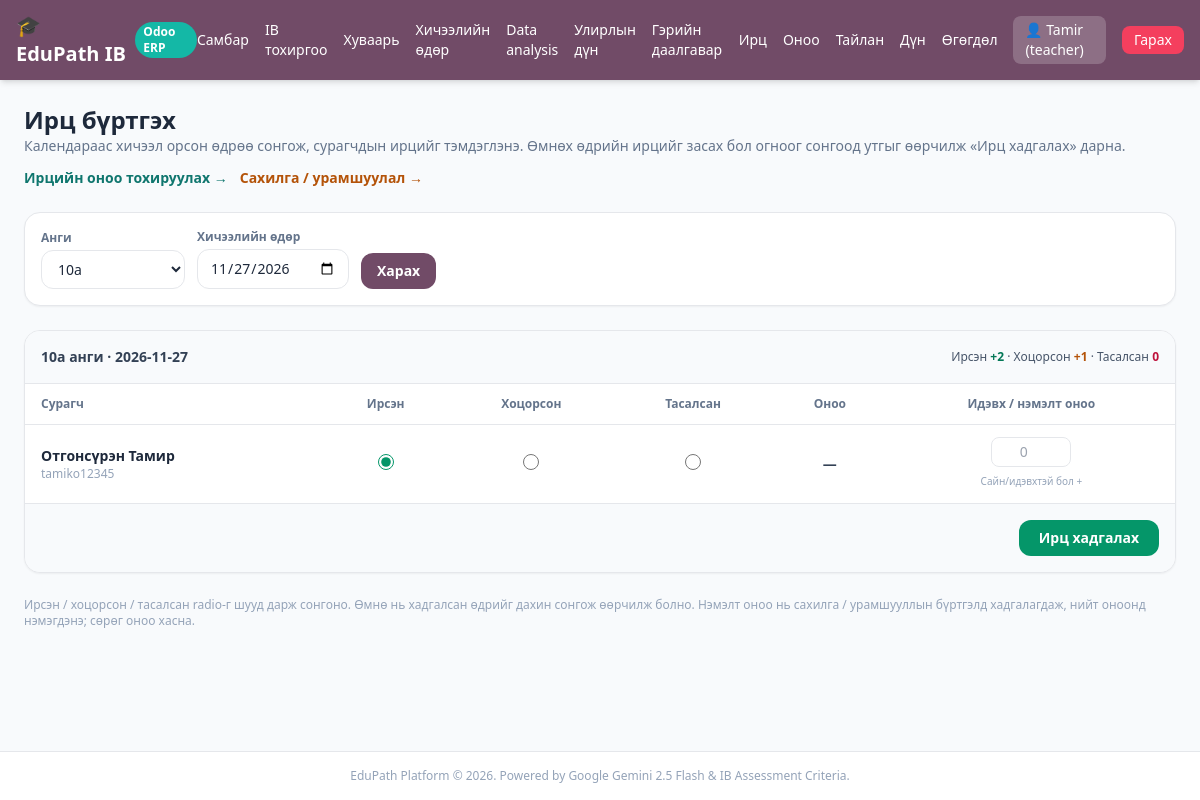
Page /teacher/attendance (signed in) on the earlier database version.
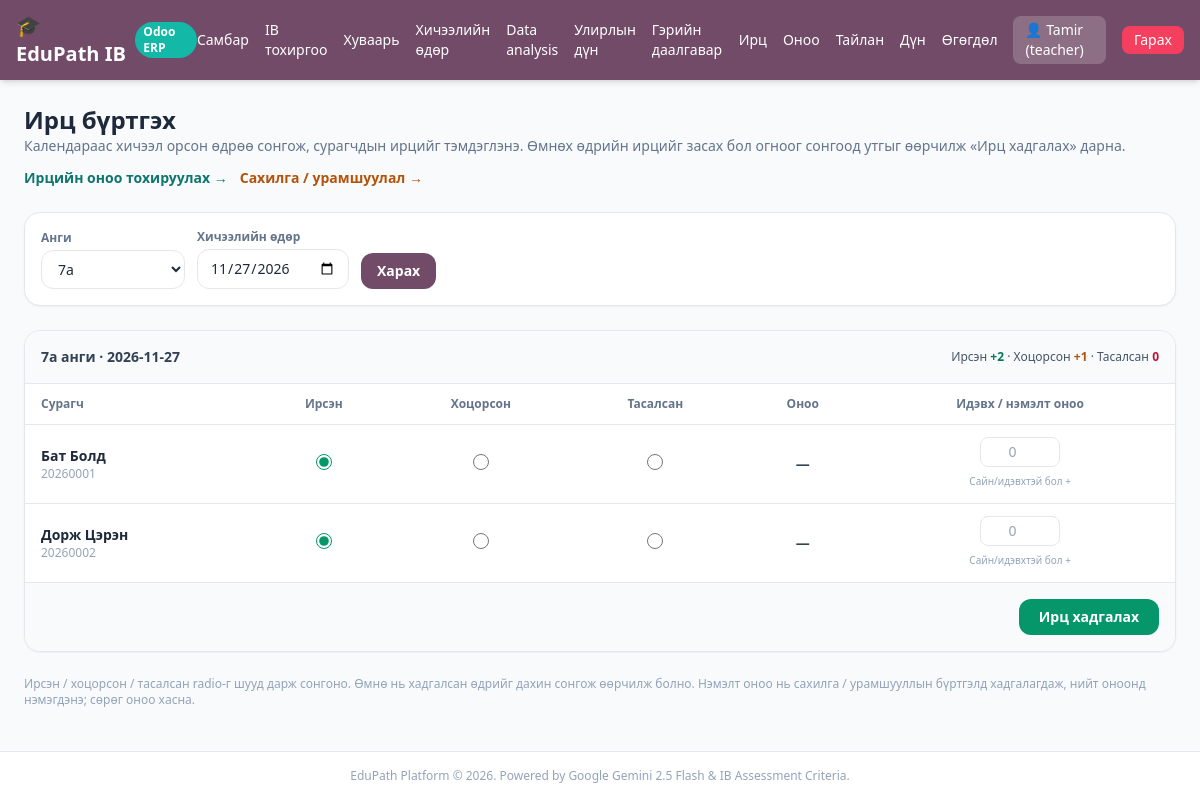
Same page on the later database version.
### tables this page shows
CREATE TABLE users (
        id INTEGER PRIMARY KEY AUTOINCREMENT,
        username TEXT UNIQUE,
        password TEXT,
        role TEXT,
        gemini_api_key TEXT
    , deepseek_api_key TEXT, grade TEXT, name TEXT, surname TEXT, student_code TEXT, email TEXT, gender TEXT, phone TEXT, instagram TEXT, photo_path TEXT);

### app.py (the view)
@app.get("/teacher/attendance", response_class=HTMLResponse)
def teacher_attendance_page(
    request: Request,
    user: dict = Depends(get_current_user),
    db: sqlite3.Connection = Depends(get_db),
):
    if not user or user["role"] != "teacher":
        return RedirectResponse("/login")
    grades = _grades_with_students(db)
    grade = _resolve_grade(db, request.query_params.get("grade"))
    selected_date = _normalize_date(request.query_params.get("date")) or _today_str()
    students = _teacher_students(db, grade) if grade else []
    config = _get_attendance_config(db, grade) if grade else dict(DEFAULT_ATTENDANCE_CONFIG)
    records = {}
    bonuses = {}
    if grade:
        c = db.cursor()
        c.execute(
            "SELECT * FROM attendance_records WHERE grade = ? AND date = ?",
            (grade, selected_date),
        )
        records = {row["student_id"]: dict(row) for row in c.fetchall()}
        c.execute(
            "SELECT * FROM discipline_records WHERE grade = ? AND date = ? AND source = 'attendance'",
            (grade, selected_date),
        )
        bonuses = {row["student_id"]: row["score_delta"] for row in c.fetchall()}
    return templates.TemplateResponse(
        request=request,
        name="teacher_attendance.html",
        context={
            "user": user,
            "grades": grades,
            "grade": grade,
            "selected_date": selected_date,
            "students": students,
            "config": config,
            "records": records,
            "bonuses": bonuses,
        },
    )

### templates/teacher_attendance.html (shortened to what the changed rows need)
{% extends "base.html" %}
{% block content %}
<div class="space-y-6">
  <div class="flex flex-wrap justify-between items-center gap-3">
    <div>
      <h1 class="text-2xl font-black text-slate-800">Ирц бүртгэх</h1>
    </div>
  </div>
  <form method="GET" action="/teacher/attendance" class="bg-white p-4 rounded-2xl border shadow-sm flex flex-wrap items-end gap-3">
    <div>
      <label class="block text-xs font-semibold text-slate-500 mb-1">Анги</label>
      <select name="grade" onchange="this.form.submit()" class="px-3 py-2 border rounded-xl text-sm bg-white min-w-36">
        {% for g in grades %}
          <option value="{{ g }}" {% if g == grade %}selected{% endif %}>{{ g }}</option>
        {% endfor %}
      </select>
    </div>
  </form>
  {% if not grade or not students %}
    <div class="bg-white p-6 rounded-2xl border shadow-sm text-sm text-slate-500">
      Ирц бүртгэх сурагч олдсонгүй. Эхлээд сурагчдын ангийг бүртгэнэ үү.
    </div>
  {% else %}
    <form method="POST" action="/teacher/attendance" id="att-form" class="bg-white rounded-2xl border shadow-sm overflow-hidden">
      <div class="p-4 border-b bg-slate-50 flex flex-wrap items-center justify-between gap-3">
        <div class="text-sm font-semibold text-slate-700">{{ grade }} анги · {{ selected_date }}</div>
        <div class="text-xs text-slate-600">
          Ирсэн <span class="font-bold text-emerald-700">+{{ config.present_score }}</span> ·
          Хоцорсон <span class="font-bold text-amber-700">+{{ config.late_score }}</span> ·
          Тасалсан <span class="font-bold text-rose-700">{{ config.absent_score }}</span>
        </div>
      </div>
      <div class="overflow-x-auto">
        <table class="w-full text-sm">
          <thead class="bg-white text-xs text-slate-500 border-b">
            <tr>
              <th class="text-left px-4 py-3">Сурагч</th>
              <th class="text-center px-4 py-3">Ирсэн</th>
              <th class="text-center px-4 py-3">Хоцорсон</th>
              <th class="text-center px-4 py-3">Тасалсан</th>
              <th class="text-center px-4 py-3">Оноо</th>
              <th class="text-center px-4 py-3">Идэвх / нэмэлт оноо</th>
            </tr>
          </thead>
          <tbody class="divide-y">
            {% for s in students %}
              {% set rec = records.get(s.id) %}
              {% set current_status = rec.status if rec else 'present' %}
              <tr class="hover:bg-slate-50">
                <td class="px-4 py-3">
                  <div class="font-semibold text-slate-800">{{ s.surname or '' }} {{ s.name or s.username }}</div>
                  <div class="text-xs text-slate-400">{{ s.username }}</div>
                </td>
                <td class="text-center px-4 py-3">
                  <input type="radio" name="status_{{ s.id }}" value="present" {% if current_status == 'present' %}checked{% endif %} class="w-4 h-4 accent-emerald-600">
                </td>
                <td class="text-center px-4 py-3">
                  <input type="radio" name="status_{{ s.id }}" value="late" {% if current_status == 'late' %}checked{% endif %} class="w-4 h-4 accent-amber-500">
                </td>
                <td class="text-center px-4 py-3">
                  <input type="radio" name="status_{{ s.id }}" value="absent" {% if current_status == 'absent' %}checked{% endif %} class="w-4 h-4 accent-rose-600">
                </td>
                <td class="text-center px-4 py-3 font-bold text-slate-700">{{ rec.score if rec else '—' }}</td>
                <td class="text-center px-4 py-3">
                  <input type="number" name="bonus_{{ s.id }}" value="{{ bonuses.get(s.id, '') }}" min="-100" max="100" step="1" placeholder="0" class="w-20 px-2 py-1 border rounded-lg text-sm text-center">
                  <div class="text-[10px] text-slate-400 mt-1">Сайн/идэвхтэй бол +</div>
                </td>
              </tr>
            {% endfor %}
          </tbody>
        </table>
      </div>
      <div class="p-4 border-t bg-slate-50 flex justify-end">
        <button type="submit" class="px-5 py-2 bg-emerald-600 text-white text-sm font-semibold rounded-xl hover:bg-emerald-700">Ирц хадгалах</button>
      </div>
    </form>
    <p class="text-xs text-slate-400">Ирсэн / хоцорсон / тасалсан radio-г шууд дарж сонгоно. Өмнө нь хадгалсан өдрийг дахин сонгож өөрчилж болно. Нэмэлт оноо нь сахилга / урамшууллын бүртгэлд хадгалагдаж, нийт оноонд нэмэгдэнэ; сөрөг оноо хасна.</p>
  {% endif %}
</div>
{% endblock %}

Differences in the rows shown:
no longer on this page (row unchanged): users: surname "Отгонсүрэн", name "Тамир", username "tamiko12345", id "☑", score "—"
added users: surname "Бат", name "Болд", username "20260001", id "☑", score "—"
added users: surname "Дорж", name "Цэрэн", username "20260002", id "☑", score "—"
Other differences:
form field grade: "10a" → "7a"
{{ grade }}: "10a" → "7a"
